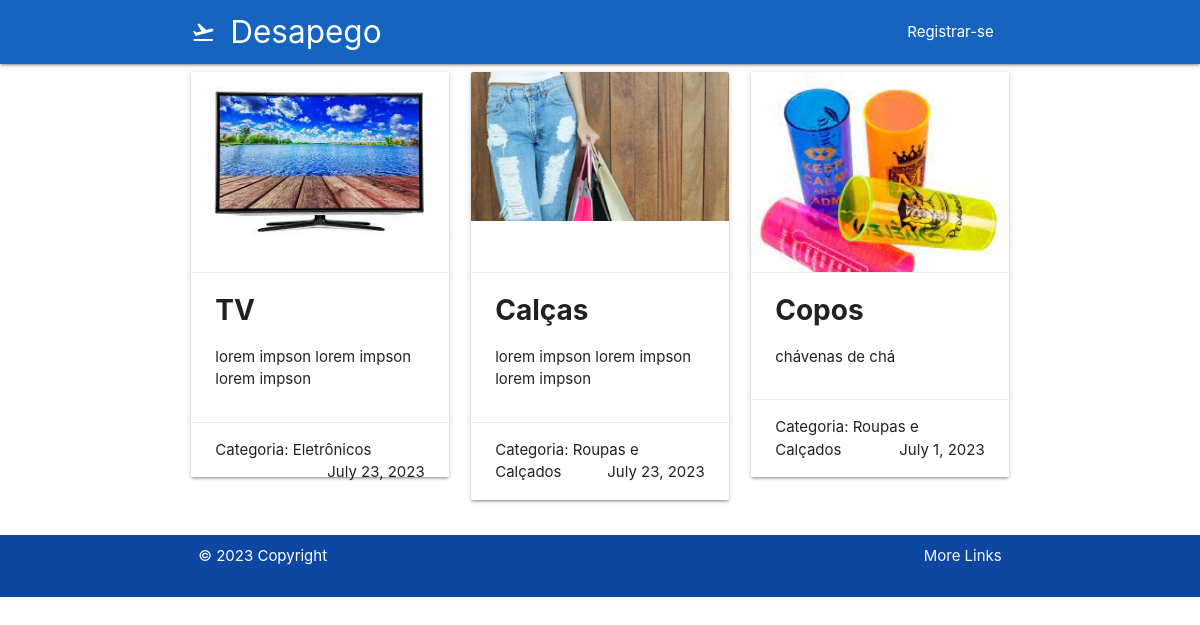
The app's page /, older data.
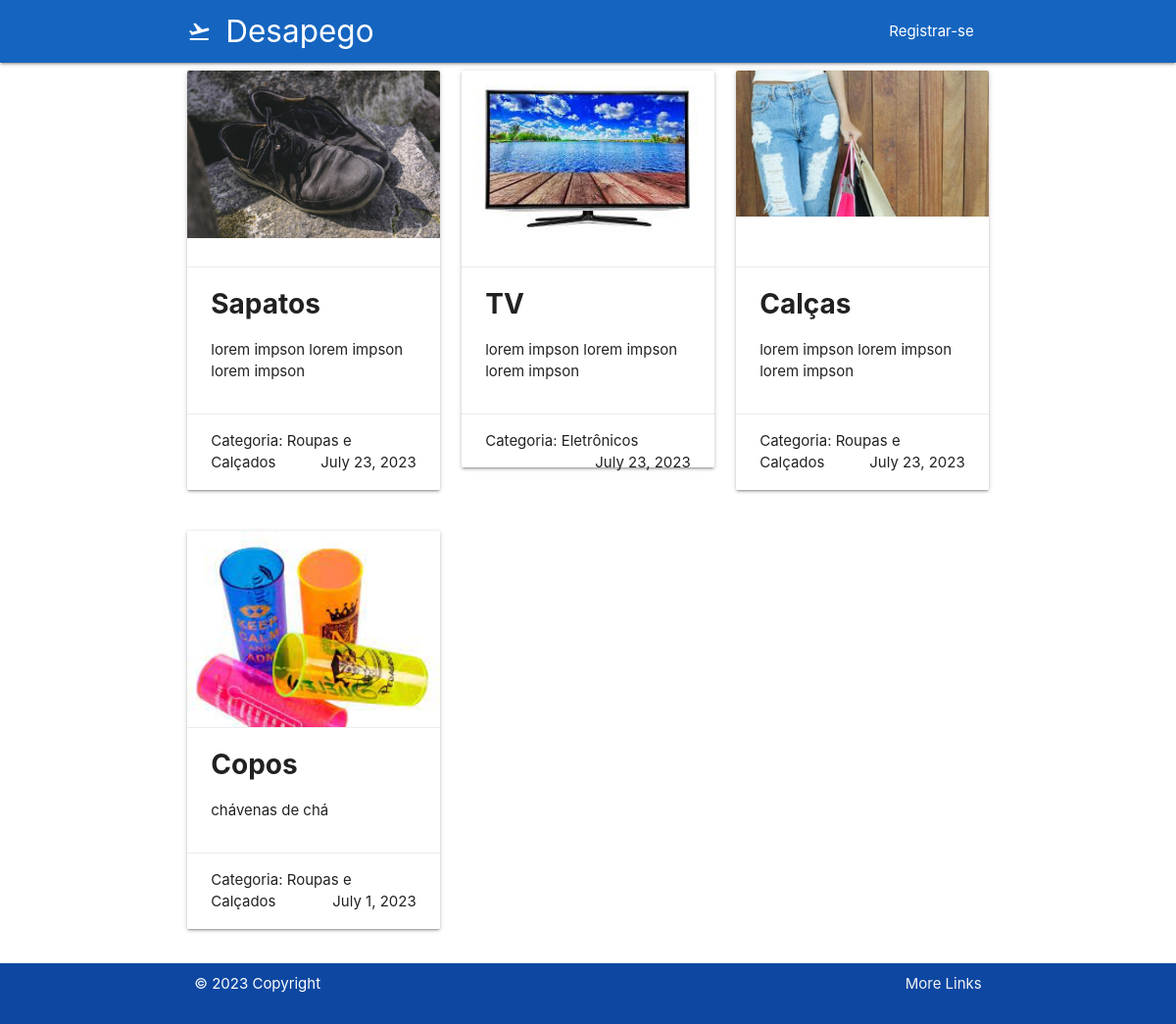
The same page, newer data.
### doeja/models/Donations.py (models this page shows, shortened)
class Donation(TimestampedModel):
    user = models.ForeignKey(Profile, on_delete=models.CASCADE)
    name_of_object = models.CharField(max_length=100, null=True, blank=True)
    description = models.CharField(max_length=255, null=True, blank=True)
    date_of_donation = models.DateField(default=None, null=True, blank=True)
    status = models.IntegerField(choices=DONATION_STATUS, default=1)
    picture = models.ImageField(null=True, blank=True)
    category = models.IntegerField(choices=CATEGORY_CHOICES, default=1)
    likes = models.ManyToManyField(User, related_name='likes', blank=True)

### doeja/views/HomeView.py (the view)
def list_donation_view(request):
    name_of_object = request.GET.get("name_of_object")
    description = request.GET.get('description')
    date_of_donation = request.GET.get('date_of_donation')
    status = request.GET.get('status')
    picture = request.GET.get('picture')
    category = request.GET.get('category')
    donations = Donation.objects.all().order_by('-created_at')
    if name_of_object is not None:
        donations = donations.filter(name_of_object__icontains=name_of_object)
    if description is not None:
        donations = donations.filter(description__id=description)
    if date_of_donation is not None:
        donations = donations.filter(date_of_donation__id=date_of_donation)
    if status is not None:
        donations = donations.filter(status__id=status)
    if picture is not None:
        donations = donations.filter(picture__id=picture)
    if category is not None:
        donations = donations.filter(category__id=category)
    context={
        'donations' : donations
    }
    return render(
        request, template_name='home/home.html', context=context
    )

### doeja/templates/home/home.html (shortened to what this page needs)
{% extends 'base.html' %} {% load static %} {% block title%}Doações {% endblock%}
{% block content %}
<div>
  <div class="container">
    <div class="row">
      {% for donation in donations %}
        <div class="col s12 m4">
          <div class="card">
            {% if donation.picture %}
              <div class="card-image">
                <img src="{{ donation.picture.url }}" alt="{{ donation.name_of_object }}">
              </div>
              {% endif %}
              <div class="card-action">
              <span class="text-black h3" style="font-weight: bold; font-size: 28px;">{{ donation.name_of_object }}</span>
              <p>{{ donation.description }}</p>
            </div>
            <div class="card-action">
              <span>Categoria: {{ donation.get_category_display }}</span>
              <span class="right">{{ donation.date_of_donation }}</span>
            </div>
          </div>
        </div>
        {% if forloop.counter|divisibleby:3 and not forloop.last %}
          </div><div class="row">
        {% endif %}
      {% endfor %}
    </div>
    </div>
</div>
{% endblock content %}

Row changes from the older to the newer data that the page shows:
added Donation: picture (picture), name_of_object "Sapatos", description "lorem impson lorem impson lorem impson", category "Roupas e Calçados", date_of_donation "July 23, 2023"
